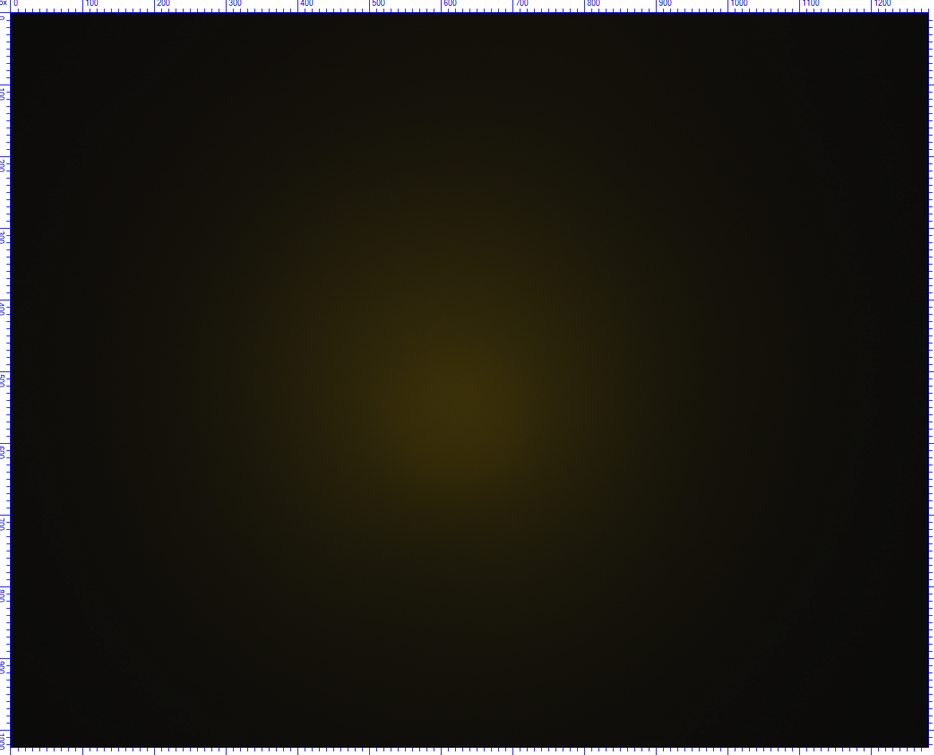
#> input picture Prelab 11 - Avbildning/40_.PNG, 934 x 755 px, shrunk from 1303 x 1053 before the run
$ python image_noise_analysis.py
#> lines starting #> are read from the running program, lines starting #| are printed output that depends on the picture; long printed decimals are rounded
import os
import cv2
import numpy as np
import matplotlib.pyplot as plt
import matplotlib as mpl


def image_noise_analysis(filename):
#> called with filename = '40_.PNG'
    ny = 100;
    nx = 100;
    im1 = cv2.imread(filename)
#> im1 is the input picture: shape (755, 934, 3); mean B, G, R 20.8, 27.8, 30.2
    im1 = np.flip(im1, axis=2)

    print(im1)
#> (printed output is left out)
    #printer bildet

    Ny = im1.shape[0]
#> Ny = 755
    Nx = im1.shape[1]
#> Nx = 934
    print(Ny, Nx)
#| 755 934
    cc = [round(Nx/2), round(Ny/2)]
#> cc = [467, 378]

    fig, ax = plt.subplots()
    ax.imshow(im1)
    #lager et rektangulært fokuspunkt
    rect = mpl.patches.Rectangle((cc[0] - round(nx/2),cc[1] - round(ny/2)), nx,ny,
                                 linewidth=1, edgecolor='r', facecolor=None, fill = False)
    plt.plot(cc[0], cc[1], 'r+')
    ax.add_patch(rect)
    plt.show()
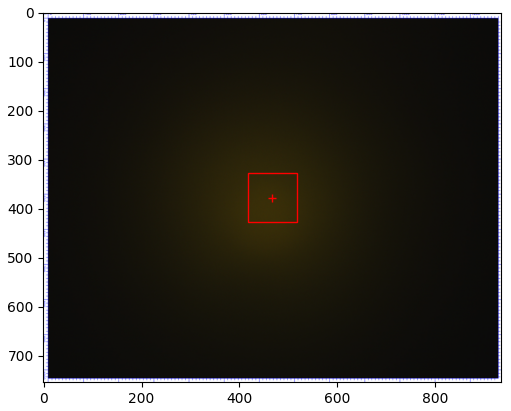
#> figure drawn by matplotlib, 1 panel

    #henter ut grønn channel verdier
    im2 = im1[:,:,2]
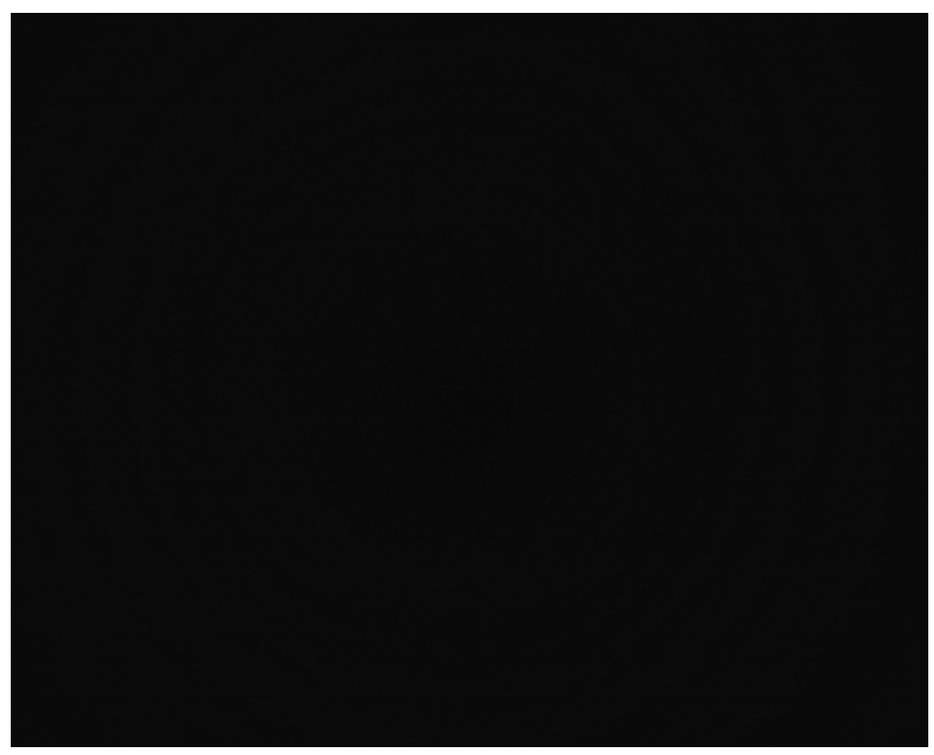
#> im2: shape (755, 934); min 0, max 255, mean 20.8
    print(np.shape(im1))
#| (755, 934, 3)


    im2 = im1[cc[1] - round(ny/2):cc[1]+round(ny/2)-1, cc[0]-round(nx/2):cc[0] + round(nx/2)-1,2]
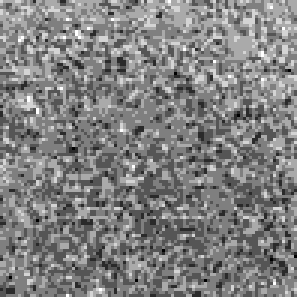
#> im2: shape (99, 99) (shown 3 times larger); min 6, max 12, mean 9.03; drawn with min black and max white
    m = np.mean(im2[:])
#> m = 9.03
    im2 = im2.astype('int')
    print(type(im2[0,0]))
#| <class 'numpy.int64'>
    fig2, ax2 = plt.subplots()
    ax2.imshow(im2)
    plt.show()

    #forskjell i intensitet mellom naboer
    im3 = im2[:,1:-2] - im2[:,2:-1]
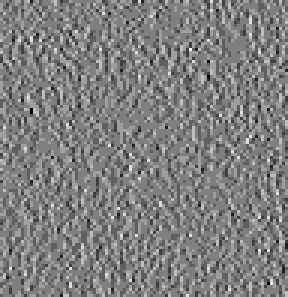
#> im3: shape (99, 96) int64 (shown 3 times larger); min -4, max 4, mean -0.000631; drawn with min black and max white
    #varianse
    v = np.var(im3[:])
#> v = 1.01
    fig3, ax3 = plt.subplots()
    ax3.imshow(im3)
    plt.show()
    print('middelverdi:', m, 'varians til differanse mellom nabopiksler:', v)
#| middelverdi: 9.034 varians til differanse mellom nabopiksler: 1.007
    pass


filename = "40_.PNG"
image_noise_analysis(filename)

$ run again, with Prelab 11 - Avbildning/0_.PNG copied over Prelab 11 - Avbildning/40_.PNG
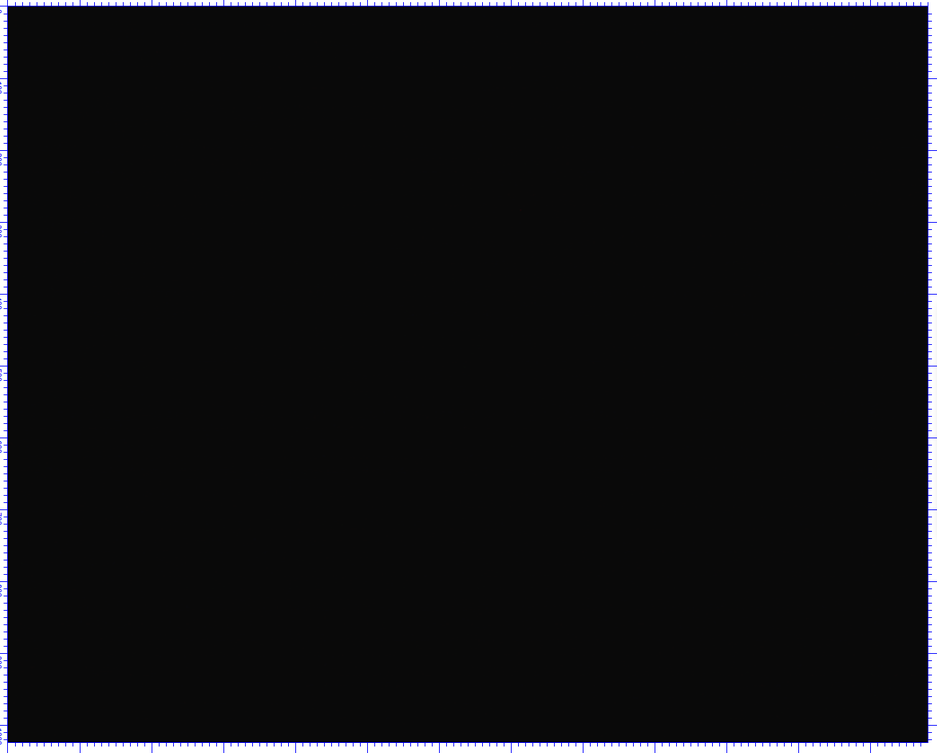
#> input picture Prelab 11 - Avbildning/0_.PNG, 937 x 753 px, shrunk from 1304 x 1048 before the run
#> in image_noise_analysis, im1 is the input picture: shape (753, 937, 3); mean B, G, R 19, 17.6, 17.6
#> (printed output is left out)
#| 753 937
#| (753, 937, 3)
#> m = 9.02
#> in image_noise_analysis, `im2 = im2.astype('int')`:
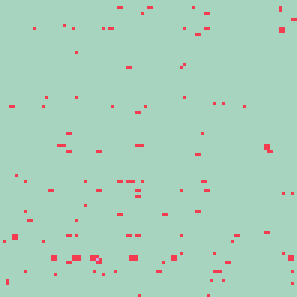
#> im2: shape (99, 99) int64 (shown 3 times larger); 3 distinct labels, from 9 to 11; one colour per label, 0 black
#| <class 'numpy.int64'>
#> in image_noise_analysis, `im3 = im2[:,1:-2] - im2[:,2:-1]`:
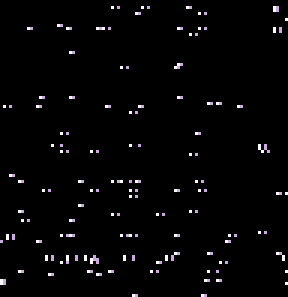
#> im3: shape (99, 96) int64 (shown 3 times larger); 3 distinct labels, from -1 to 1; one colour per label, 0 black, -1 white
#> v = 0.0228
#| middelverdi: 9.018 varians til differanse mellom nabopiksler: 0.02283

$ run again, with Prelab 11 - Avbildning/10_.PNG copied over Prelab 11 - Avbildning/40_.PNG
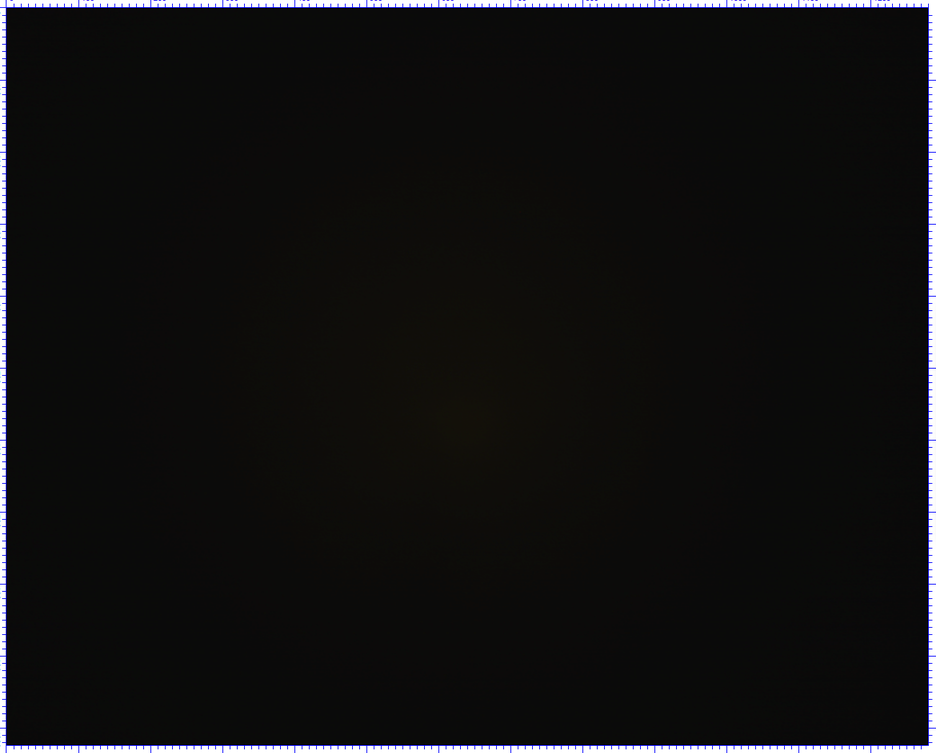
#> input picture Prelab 11 - Avbildning/10_.PNG, 936 x 753 px, shrunk from 1300 x 1046 before the run
#> in image_noise_analysis, im1 is the input picture: shape (753, 936, 3); mean B, G, R 18.4, 18.2, 18.6
#> (printed output is left out)
#| 753 936
#| (753, 936, 3)
#> in image_noise_analysis, `im2 = im1[cc[1] - round(ny/2):cc[1]+round(ny/2)-1, cc[0]-round(nx/2):c..`:
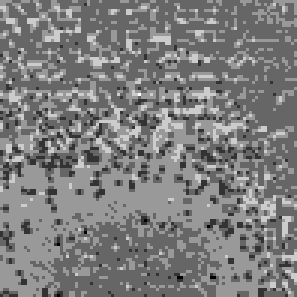
#> im2: shape (99, 99) (shown 3 times larger); min 7, max 12, mean 9.46; drawn with min black and max white
#> m = 9.46
#| <class 'numpy.int64'>
#> in image_noise_analysis, `im3 = im2[:,1:-2] - im2[:,2:-1]`:
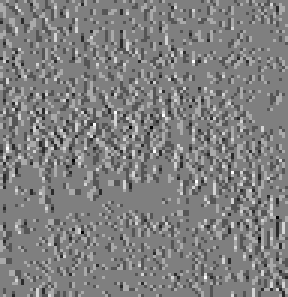
#> im3: shape (99, 96) int64 (shown 3 times larger); min -3, max 3, mean 0.00168; drawn with min black and max white
#> v = 0.525
#| middelverdi: 9.464 varians til differanse mellom nabopiksler: 0.5255
